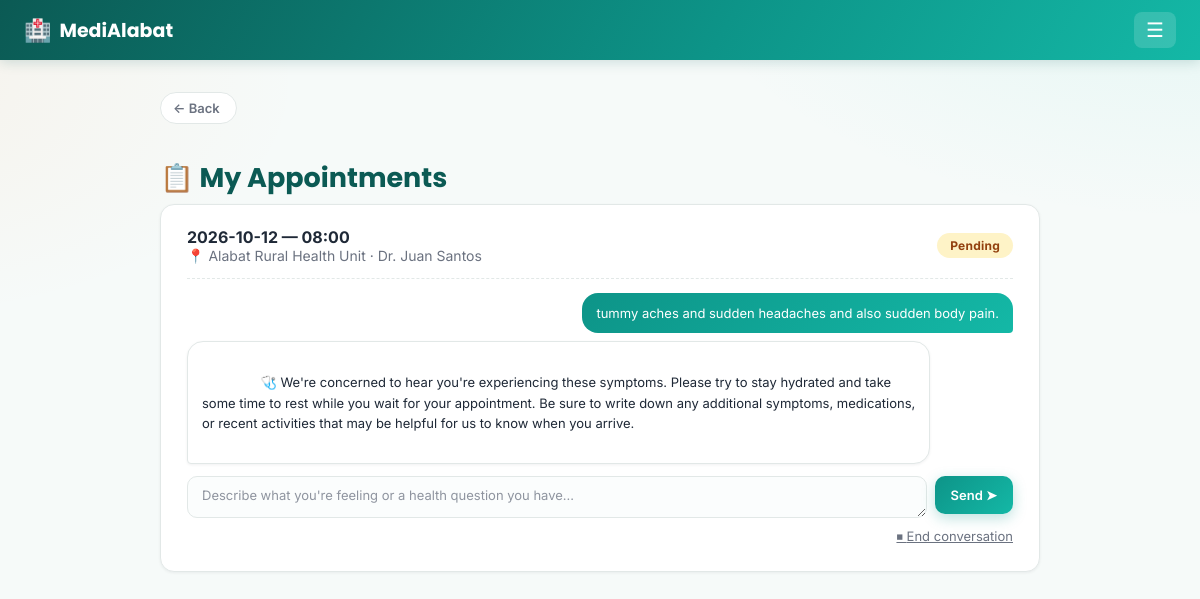
Page /appointments (signed in) on the earlier database version.
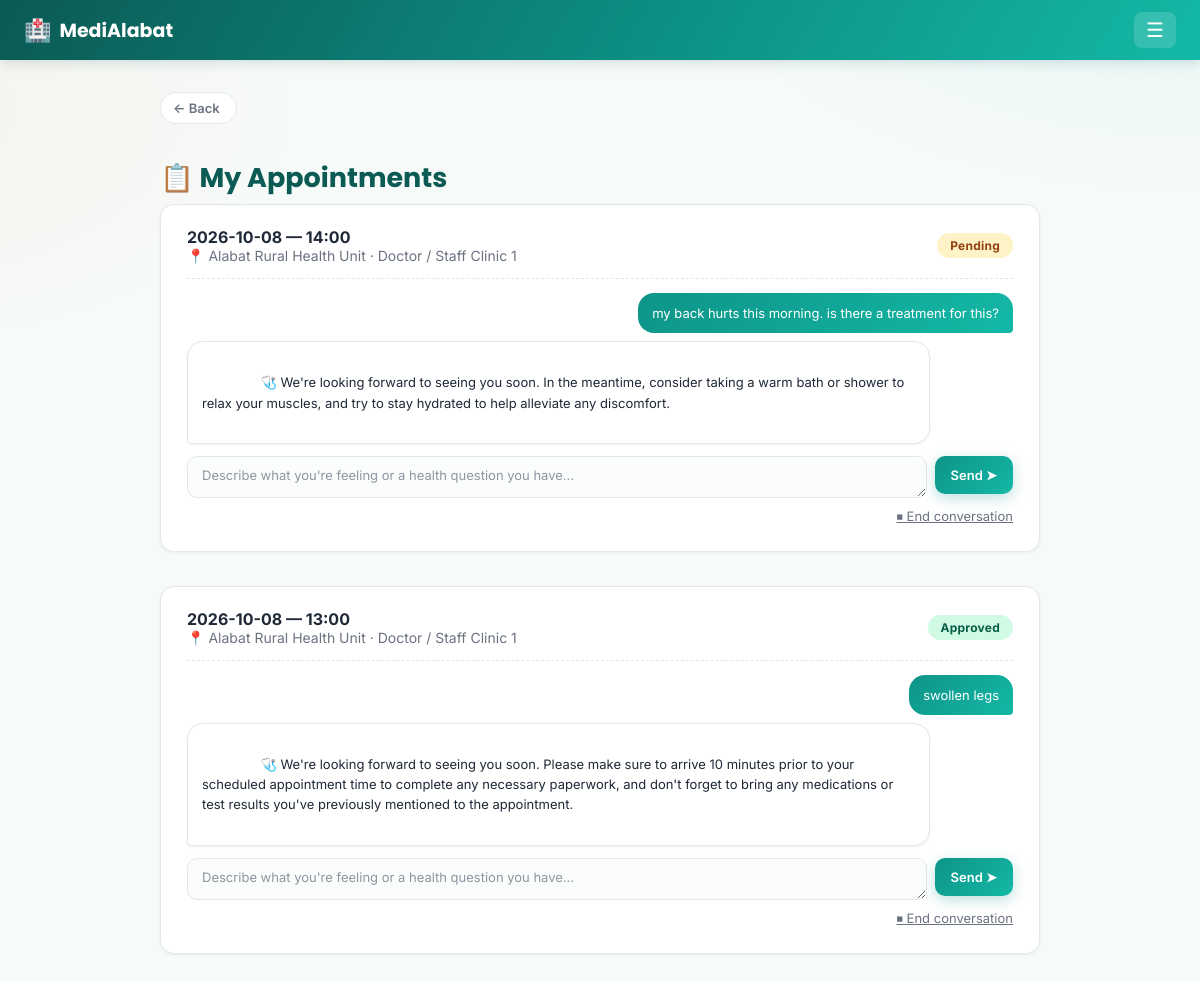
Same page on the later database version.
### tables this page shows
CREATE TABLE appointments (
            id INTEGER PRIMARY KEY AUTOINCREMENT,
            patient_id INTEGER NOT NULL REFERENCES users(id) ON DELETE CASCADE,
            staff_id INTEGER NOT NULL REFERENCES users(id) ON DELETE CASCADE,
            clinic_id INTEGER NOT NULL REFERENCES clinics(id),
            appt_date TEXT NOT NULL,
            appt_time TEXT NOT NULL,
            reason TEXT,
            status TEXT NOT NULL DEFAULT 'Pending' CHECK(status IN ('Pending','Approved','Reschedule')),
            ai_note TEXT,
            created_at TEXT DEFAULT CURRENT_TIMESTAMP
        , decided_at TEXT);

CREATE TABLE clinics (
    id INTEGER PRIMARY KEY AUTOINCREMENT,
    name TEXT NOT NULL,
    address TEXT
);

CREATE TABLE users (
    id INTEGER PRIMARY KEY AUTOINCREMENT,
    role TEXT NOT NULL CHECK(role IN ('patient', 'staff')),
    full_name TEXT NOT NULL,
    email TEXT UNIQUE NOT NULL,
    password_hash TEXT NOT NULL,
    contact_number TEXT,
    created_at TEXT DEFAULT CURRENT_TIMESTAMP
, first_name TEXT, middle_name TEXT, last_name TEXT);

CREATE TABLE appointment_messages (
            id INTEGER PRIMARY KEY AUTOINCREMENT,
            appointment_id INTEGER NOT NULL
                REFERENCES appointments(id) ON DELETE CASCADE,
            role TEXT NOT NULL
                CHECK(role IN ('patient', 'ai')),
            content TEXT NOT NULL,
            created_at TEXT DEFAULT CURRENT_TIMESTAMP
        );

### app.py (the view, shortened to what this page needs)
@app.route("/appointments")
@login_required(role="patient")
def patient_appointments(user):
    conn = get_db()
    rows = conn.execute(
        "SELECT a.*, c.name AS clinic_name, u.full_name AS doctor_name FROM appointments a "
        "JOIN clinics c ON c.id = a.clinic_id "
        "JOIN users u ON u.id = a.staff_id "
        "WHERE a.patient_id = ? ORDER BY a.appt_date DESC, a.appt_time DESC",
        (user["id"],),
    ).fetchall()
    context = patient_health_context(conn, user["id"])
    appts = []
    for row in rows:
        appt = dict(row)
        messages = conn.execute(
            "SELECT role, content FROM appointment_messages WHERE appointment_id=? ORDER BY id ASC",
            (appt["id"],),
        ).fetchall()
        has_patient_msg = any(m["role"] == "patient" for m in messages)
        has_ai_msg = any(m["role"] == "ai" for m in messages)
        changed = False
        if appt["reason"] and not has_patient_msg:
            conn.execute(
                "INSERT INTO appointment_messages (appointment_id, role, content) VALUES (?, 'patient', ?)",
                (appt["id"], appt["reason"]),
            )
            changed = True
        if changed:
            conn.commit()
            messages = conn.execute(
                "SELECT role, content FROM appointment_messages WHERE appointment_id=? ORDER BY id ASC",
                (appt["id"],),
            ).fetchall()
        appt["messages"] = messages
        appts.append(appt)
    conn.close()
    return render_template("patient/appointments.html", appointments=appts)

### app.py (called while the page is built)
def current_user():
    if "user_id" not in session:
        return None
    conn = get_db()
    user = conn.execute("SELECT * FROM users WHERE id = ?", (session["user_id"],)).fetchone()
    conn.close()
    return user

def current_lang():
    return session.get("lang", DEFAULT_LANG)

def patient_health_context(conn, user_id):
    profile = conn.execute(
        "SELECT existing_conditions, allergies, medications FROM patient_profiles WHERE user_id=?",
        (user_id,),
    ).fetchone()
    parts = []
    if profile:
        if profile["existing_conditions"]:
            parts.append(f"existing conditions: {profile['existing_conditions']}")
        if profile["allergies"]:
            parts.append(f"allergies: {profile['allergies']}")
        if profile["medications"]:
            parts.append(f"current medications: {profile['medications']}")
    return "; ".join(parts) if parts else None

@app.context_processor
def inject_globals():
    lang = current_lang()
    def fdate(d):
        """'October 8, 2026' / 'Oktubre 8, 2026' — month name follows the active language."""
        return f"{_t('month.' + str(d.month), lang=lang)} {d.day}, {d.year}"
    def fdatetime(value):
        """Format a stored 'YYYY-MM-DD HH:MM' string; returns '' for empty/unparseable values."""
        try:
            dt = datetime.strptime(value, "%Y-%m-%d %H:%M")
        except (TypeError, ValueError):
            return ""
        hour12 = dt.hour % 12 or 12
        return f"{fdate(dt.date())} · {hour12}:{dt.minute:02d} {'AM' if dt.hour < 12 else 'PM'}"
    return {
        "current_user": current_user(),
        "current_lang": lang,
        "t": lambda key, **kwargs: _t(key, lang=lang, **kwargs),
        "fdate": fdate,
        "fdatetime": fdatetime,
    }

def login_required(role=None):
    def decorator(view):
        @functools.wraps(view)
        def wrapped(*args, **kwargs):
            user = current_user()
            if user is None:
                return redirect(url_for("login"))
            if user["role"] == "staff" and user["status"] != "active":
                session.clear()                    # an unapproved / rejected staff account must never get in
                return redirect(url_for("login"))
            if role and user["role"] != role:
                abort(403)
            return view(user, *args, **kwargs)
        return wrapped
    return decorator

### templates/patient/appointments.html (shortened to what this page needs)
{% extends "base.html" %}
{% block content %}
<h1 class="fade-in">📋 {{ t('appts.title') }}</h1>
{% if appointments %}
<div class="appt-list">
    {% for a in appointments %}
    <div class="card fade-in" id="appt-{{ a.id }}">
        <div class="appt-row">
            <div>
                <div class="appt-date">{{ a.appt_date }} — {{ a.appt_time }}</div>
                <div class="appt-clinic">📍 {{ a.clinic_name }} · {{ a.doctor_name }}</div>
            </div>
            <span class="status status-{{ a.status|lower }}">{{ t('status.' ~ a.status|lower) }}</span>
        </div>
        {% if a.messages %}
        <div class="ai-thread ai-thread-compact {% if a.ai_chat_closed %}ai-thread-ended{% endif %}">
            {% for m in a.messages %}
            <div class="ai-bubble {% if m.role == 'patient' %}ai-bubble-user{% else %}ai-bubble-ai{% endif %}">
                {% if m.role == 'ai' %}🩺 {% endif %}{{ m.content }}
            </div>
            {% endfor %}
        </div>
        {% if a.ai_chat_closed %}
        <div class="chat-ended-note">💤 {{ t('ai.chat_ended') }}</div>
        <form method="POST" action="{{ url_for('appointment_chat_toggle', appt_id=a.id, action='resume') }}">
            <button type="submit" class="btn-secondary btn-compact">{{ t('ai.resume_chat') }}</button>
        </form>
        {% else %}
        <form method="POST" action="{{ url_for('appointment_message', appt_id=a.id) }}" class="ai-continue-form">
            <textarea name="message" rows="1" placeholder="{{ t('ai.placeholder') }}" required></textarea>
            <button type="submit" class="btn-primary btn-compact">{{ t('ai.send') }} ➤</button>
        </form>
        <form method="POST" action="{{ url_for('appointment_chat_toggle', appt_id=a.id, action='end') }}" class="chat-end-form"
              onsubmit="return confirm('{{ t('ai.confirm_end') | replace("'", "\\'") }}');">
            <button type="submit" class="btn-link-muted">⏹ {{ t('ai.end_chat') }}</button>
        </form>
        {% endif %}
        {% endif %}
    </div>
    {% endfor %}
</div>
{% else %}
<div class="card empty-state fade-in">
    <div class="empty-icon">📭</div>
    <p>{{ t('appts.none_yet') }}</p>
    <a href="{{ url_for('new_appointment_clinic') }}" class="btn-primary">{{ t('dash.set_appointment') }}</a>
</div>
{% endif %}
{% endblock %}

### templates/base.html (shortened to what this page needs)
<!DOCTYPE html>
<html lang="{{ current_lang }}">
<head>
    <link rel="stylesheet" href="{{ url_for('static', filename='style.css') }}">
</head>
<body>
    {% if current_user %}
    <nav class="navbar">
        <div class="nav-inner">
            <a href="{{ url_for('patient_dashboard') if current_user.role == 'patient' else url_for('staff_dashboard') }}" class="brand">
                <span class="brand-icon">🏥</span><span>MediAlabat</span>
            </a>
            <button class="nav-toggle" id="navToggle" aria-label="Menu">☰</button>
        </div>
    </nav>
    {% endif %}
    <main class="container {% if not current_user %}auth-container{% endif %} {% block container_class %}{% endblock %}">
        {% if current_user and request.endpoint not in ['patient_dashboard', 'staff_dashboard'] %}
        <button type="button" class="back-btn fade-in" onclick="history.back()">← {{ t('nav.back') }}</button>
        {% endif %}
        {% set flashed = get_flashed_messages(with_categories=true) %}
        {% block content %}{% endblock %}
    </main>
</body>
</html>

Differences in the rows shown:
removed appointments: appt_date "2026-10-12", appt_time "08:00", clinic_name "Alabat Rural Health Unit", doctor_name "Dr. Juan Santos", status "Pending", message "Describe what you're feeling or a health question you have...", t "Send", t "End conversation"
removed appointment_messages: content "tummy aches and sudden headaches and also sudden body pain.", role "patient" (drawn), shown under "2026-10-12"
removed appointment_messages: content "We're concerned to hear you're experiencing these symptoms. Please try to stay hydrated and take some time to rest while you wait for your appointment. Be sure to write down any additional symptoms, medications, or recent activities that may be helpful for us to know when you arrive.", role "ai" (drawn), shown under "2026-10-12"
added appointments: appt_date "2026-10-08", appt_time "14:00", clinic_name "Alabat Rural Health Unit", doctor_name "Doctor / Staff Clinic 1", status "Pending", message "Describe what you're feeling or a health question you have...", t "Send", t "End conversation"
added appointment_messages: content "my back hurts this morning. is there a treatment for this?", role "patient" (drawn), shown under "2026-10-08"
added appointment_messages: content "We're looking forward to seeing you soon. In the meantime, consider taking a warm bath or shower to relax your muscles, and try to stay hydrated to help alleviate any discomfort.", role "ai" (drawn), shown under "2026-10-08"
added appointments: appt_date "2026-10-08", appt_time "13:00", clinic_name "Alabat Rural Health Unit", doctor_name "Doctor / Staff Clinic 1", status "Approved", message "Describe what you're feeling or a health question you have...", t "Send", t "End conversation"
added appointment_messages: content "swollen legs", role "patient" (drawn), shown under "2026-10-08"
added appointment_messages: content "We're looking forward to seeing you soon. Please make sure to arrive 10 minutes prior to your scheduled appointment time to complete any necessary paperwork, and don't forget to bring any medications or test results you've previously mentioned to the appointment.", role "ai" (drawn), shown under "2026-10-08"
